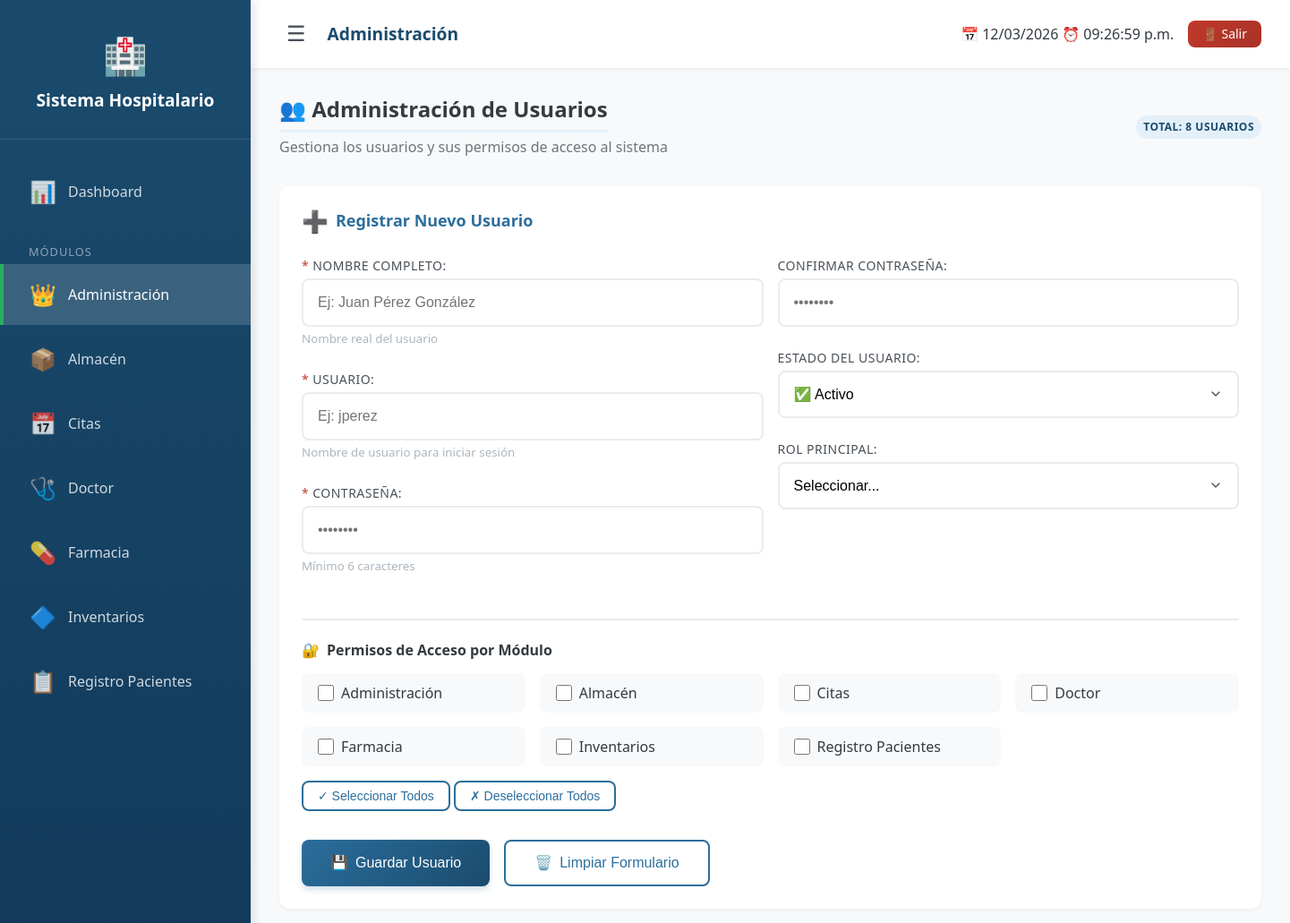
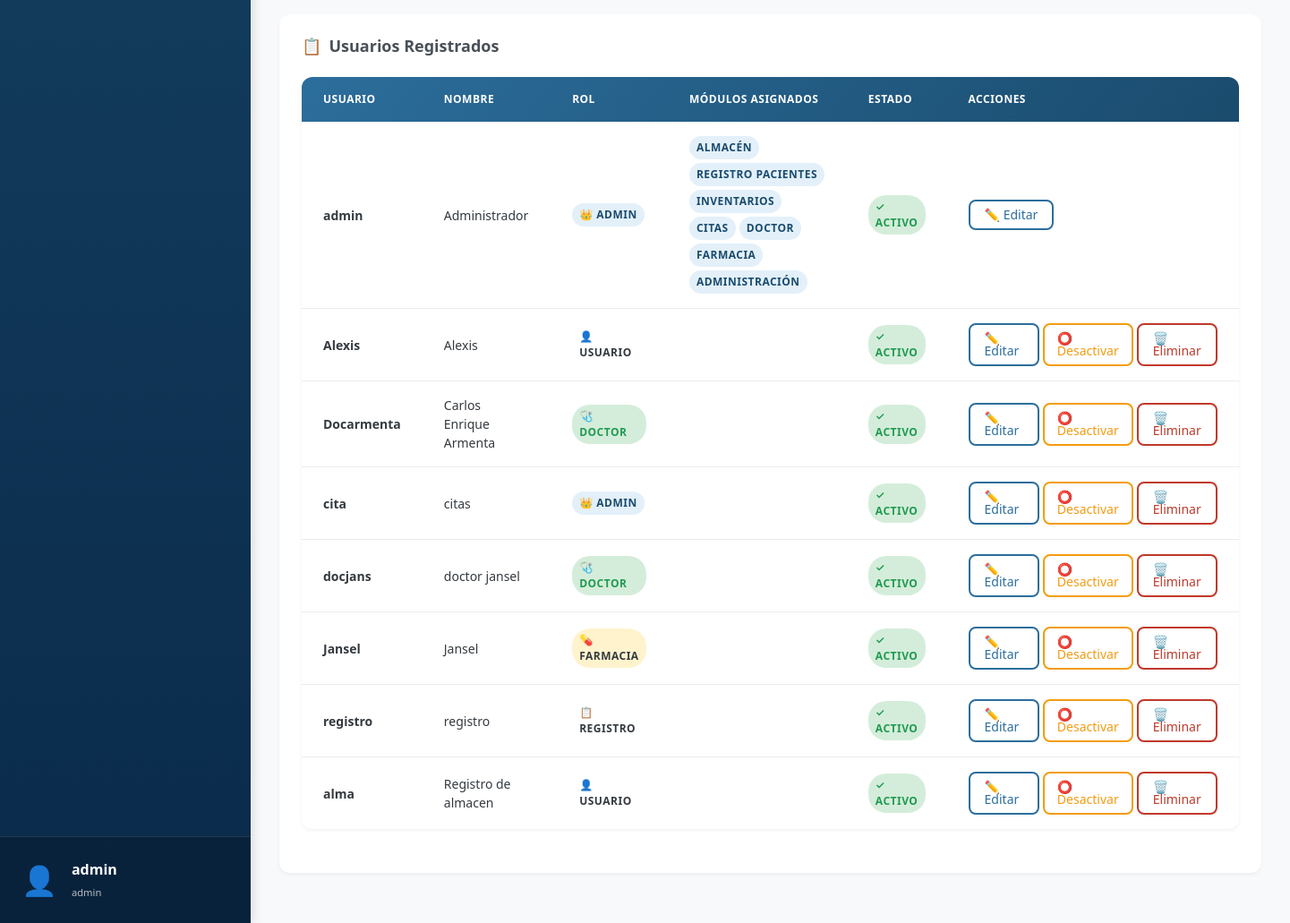
Page /Hospital/modules/admin/usuarios.php (signed in) on the committed database (2 pictures, top to bottom).
### tables this page shows
CREATE TABLE `modulos` (
  `id` int(11) NOT NULL,
  `nombre` varchar(50) DEFAULT NULL,
  `ruta` varchar(100) DEFAULT NULL
);

CREATE TABLE `usuarios` (
  `id` int(11) NOT NULL,
  `nombre` varchar(100) DEFAULT NULL,
  `usuario` varchar(50) DEFAULT NULL,
  `password` varchar(255) DEFAULT NULL,
  `rol` enum('doctor','farmacia','admin','registro') DEFAULT NULL,
  `activo` tinyint(4) DEFAULT 1,
  `fecha_registro` timestamp NOT NULL DEFAULT current_timestamp()
);

### Hospital/modules/admin/usuarios.php (the view, shortened to what the rows shown need)
<?php
require_once '../../config/db.php';
$modulos = $pdo->query("SELECT * FROM modulos ORDER BY nombre")->fetchAll();
$usuarios = $pdo->query("
    SELECT u.*, GROUP_CONCAT(m.nombre SEPARATOR ', ') as modulos_asignados
    FROM usuarios u
    LEFT JOIN usuario_modulos um ON u.id = um.usuario_id
    LEFT JOIN modulos m ON um.modulo_id = m.id
    GROUP BY u.id
    ORDER BY u.nombre
")->fetchAll();
require_once '../../includes/header.php';
?>
<div class="fade-in">
<div style="display: flex; justify-content: space-between; align-items: center; margin-bottom: var(--spacing-xl);">
        <div>
            <h1 style="margin-bottom: var(--spacing-xs);">👥 Administración de Usuarios</h1>
        </div>
    </div>
    <div class="card" style="background: white;">
        <form method="POST" action="guardar_usuario.php" id="formUsuario">
            <div style="margin-top: var(--spacing-lg); border-top: 2px solid var(--gray-200); padding-top: var(--spacing-lg);">
                <div style="display: grid; grid-template-columns: repeat(auto-fill, minmax(200px, 1fr)); gap: var(--spacing-md);">
                    <?php foreach ($modulos as $m): ?>
                        <label class="checkbox-card" style="
                            display: flex;
                            align-items: center;
                            gap: var(--spacing-sm);
                            padding: var(--spacing-sm) var(--spacing-md);
                            background: var(--gray-100);
                            border-radius: var(--radius-md);
                            cursor: pointer;
                            transition: all var(--transition-fast);
                            border: 2px solid transparent;
                        ">
                            <input
                                type="checkbox"
                                name="modulos[]"
                                value="<?= $m['id'] ?>"
                                style="width: 18px; height: 18px;"
                            >
                            <span style="font-weight: 500;"><?= htmlspecialchars($m['nombre']) ?></span>
                        </label>
                    <?php endforeach; ?>
                </div>
            </div>
        </form>
    </div>
    <div class="card" style="margin-top: var(--spacing-xl);">
        <div class="table-container">
            <table>
                <thead>
                    <tr>
                        <th>Usuario</th>
                        <th>Nombre</th>
                        <th>Rol</th>
                        <th>Módulos Asignados</th>
                        <th>Estado</th>
                        <th>Acciones</th>
                    </tr>
                </thead>
                <tbody>
                    <?php foreach ($usuarios as $u): ?>
                    <tr>
                        <td>
                            <strong><?= htmlspecialchars($u['usuario']) ?></strong>
                        </td>
                        <td><?= htmlspecialchars($u['nombre']) ?></td>
                        <td>
                            <?php
                            $rolClass = '';
                            $rolIcon = '';
                            switch($u['rol']) {
                                case 'admin':
                                    $rolClass = 'badge-primary';
                                    $rolIcon = '👑';
                                    break;
                                case 'doctor':
                                    $rolClass = 'badge-success';
                                    $rolIcon = '🩺';
                                    break;
                                case 'farmacia':
                                    $rolClass = 'badge-warning';
                                    $rolIcon = '💊';
                                    break;
                                case 'registro':
                                    $rolClass = 'badge-info';
                                    $rolIcon = '📋';
                                    break;
                                default:
                                    $rolClass = 'badge-secondary';
                                    $rolIcon = '👤';
                            }
                            ?>
                            <span class="badge <?= $rolClass ?>">
                                <?= $rolIcon ?> <?= $u['rol'] ? ucfirst($u['rol']) : 'Usuario' ?>
                            </span>
                        </td>
                        <td>
                            <div style="display: flex; flex-wrap: wrap; gap: 4px;">
                                <?php
                                $modulos_asignados = explode(', ', $u['modulos_asignados'] ?? '');
                                foreach ($modulos_asignados as $mod):
                                    if (empty($mod)) continue;
                                ?>
                                    <span class="badge badge-primary" style="background: var(--primary-soft); color: var(--primary-dark);">
                                        <?= htmlspecialchars($mod) ?>
                                    </span>
                                <?php endforeach; ?>
                            </div>
                        </td>
                        <td>
                            <?php if ($u['activo']): ?>
                                <span class="badge badge-success">✓ Activo</span>
                            <?php else: ?>
                                <span class="badge badge-danger">✗ Inactivo</span>
                            <?php endif; ?>
                        </td>
  <td>
    <div style="display: flex; gap: var(--spacing-xs);">
<a href="editar_usuario.php?id=<?= $u['id'] ?>"
   class="btn btn-sm btn-outline"
   style="border-color: var(--primary); color: var(--primary);"
   title="Editar usuario">
    ✏️ Editar
</a>
        <?php if ($u['id'] != $_SESSION['user_id']): ?>
            <?php if ($u['activo']): ?>
                <a href="desactivar_usuario.php?id=<?= $u['id'] ?>"
                   class="btn btn-sm btn-outline"
                   style="border-color: var(--warning); color: var(--warning);"
                   onclick="return confirm('¿Desactivar este usuario? Podrás activarlo después')">
                    ⭕ Desactivar
                </a>
            <?php endif; ?>
            <a href="#"
               class="btn btn-sm btn-outline"
               style="border-color: var(--danger); color: var(--danger);"
               onclick="return confirmarEliminacion('eliminar_usuario.php?id=<?= $u['id'] ?>', '<?= htmlspecialchars($u['nombre'], ENT_QUOTES) ?>')">
                🗑️ Eliminar
            </a>
        <?php endif; ?>
    </div>
</td>
                    </tr>
                    <?php endforeach; ?>
                </tbody>
            </table>
        </div>
    </div>
</div>
<?php require_once '../../includes/footer.php'; ?>

### Hospital/includes/header.php (shortened to what the rows shown need)
<?php
$menu_modulos = [];
if (isset($_SESSION['user_id'])) {
    require_once __DIR__ . '/../config/db.php';
    try {
        $stmt = $pdo->prepare("
            SELECT m.nombre, m.ruta,
                   CASE m.nombre
                       WHEN 'Administración' THEN '👑'
                       WHEN 'Almacén' THEN '📦'
                       WHEN 'Citas' THEN '📅'
                       WHEN 'Doctor' THEN '🩺'
                       WHEN 'Farmacia' THEN '💊'
                       WHEN 'Registro Pacientes' THEN '📋'
                       ELSE '🔷'
                   END as icono
            FROM usuario_modulos um
            JOIN modulos m ON um.modulo_id = m.id
            WHERE um.usuario_id = ?
            ORDER BY m.nombre
        ");
        $stmt->execute([$_SESSION['user_id']]);
        $menu_modulos = $stmt->fetchAll();
    } catch (PDOException $e) {
        error_log("Error al cargar módulos: " . $e->getMessage());
        $menu_modulos = [];
    }
}
?>
<!DOCTYPE html>
<html lang="es">
<head>
    <link rel="stylesheet" href="<?= BASE_URL ?>assets/css/estilos.css">
</head>
<body class="<?php echo (strpos($_SERVER['PHP_SELF'], '/modules/almacen/') !== false) ? 'modulo-almacen' : ''; ?>">
    <div class="app-wrapper">
        <aside class="sidebar" id="sidebar">
            <div class="sidebar-logo">
                <h2><?= SISTEMA_NOMBRE ?></h2>
            </div>
            <?php if (isset($_SESSION['user_id'])): ?>
                <ul class="nav-menu">
                    <?php if (!empty($menu_modulos)): ?>
                        <?php foreach ($menu_modulos as $modulo): ?>
                            <li class="nav-item">
                                <a href="<?= BASE_URL ?>modules/<?= $modulo['ruta'] ?>/index.php"
                                   class="nav-link <?= strpos($_SERVER['PHP_SELF'], $modulo['ruta']) !== false ? 'active' : '' ?>">
                                    <span class="nav-icon"><?= $modulo['icono'] ?></span>
                                    <span class="nav-text"><?= $modulo['nombre'] ?></span>
                                </a>
                            </li>
                        <?php endforeach; ?>
                    <?php endif; ?>
                </ul>
            <?php endif; ?>
        </aside>
        <main class="main-content" id="mainContent">
            <header class="main-header">
                <div style="display: flex; align-items: center; gap: var(--spacing-md);">
                    <h2 style="margin: 0; font-size: 1.2rem;">
                        <?php
                        $pagina = basename($_SERVER['PHP_SELF']);
                        $modulo = basename(dirname($_SERVER['PHP_SELF']));
                        if ($pagina == 'dashboard.php') {
                            echo 'Panel Principal';
                        } elseif ($modulo == 'admin') {
                            echo 'Administración';
                        } elseif ($modulo == 'almacen') {
                            echo 'Módulo de Almacén';
                        } elseif ($modulo == 'farmacia') {
                            echo 'Módulo de Farmacia';
                        } else {
                            echo ucfirst(str_replace('.php', '', $pagina));
                        }
                        ?>
                    </h2>
                </div>
            </header>
            <div style="flex: 1; padding: var(--spacing-xl);">

### rows in the picture
modulos: icono "👑", nombre "Administración"
modulos: icono "📦", nombre "Almacén"
modulos: icono "📅", nombre "Citas"
modulos: icono "🩺", nombre "Doctor"
modulos: icono "💊", nombre "Farmacia"
modulos: icono "🔷", nombre "Inventarios"
modulos: icono "📋", nombre "Registro Pacientes"
usuarios: usuario "admin", nombre "Administrador", rol "👑", rol "ADMIN", mod "ALMACÉN", mod "REGISTRO PACIENTES", mod "INVENTARIOS", mod "CITAS", mod "DOCTOR", mod "FARMACIA", mod "ADMINISTRACIÓN", activo "✓ ACTIVO"
usuarios: usuario "Alexis", nombre "Alexis", rol "👤", shows "USUARIO", activo "✓ ACTIVO"
usuarios: usuario "Docarmenta", nombre "Carlos Enrique Armenta", rol "🩺", rol "DOCTOR", activo "✓ ACTIVO"
usuarios: usuario "cita", nombre "citas", rol "👑", rol "ADMIN", activo "✓ ACTIVO"
usuarios: usuario "docjans", nombre "doctor jansel", rol "🩺", rol "DOCTOR", activo "✓ ACTIVO"
usuarios: usuario "Jansel", nombre "Jansel", rol "💊", rol "FARMACIA", activo "✓ ACTIVO"
usuarios: usuario "registro", nombre "registro", rol "📋", rol "REGISTRO", activo "✓ ACTIVO"
usuarios: usuario "alma", nombre "Registro de almacen", rol "👤", shows "USUARIO", activo "✓ ACTIVO"

### other values in the picture
SISTEMA_NOMBRE "Sistema Hospitalario"
$_SESSION['usuario'] "admin"
$_SESSION['rol'] "admin"
count($usuarios) "8"
